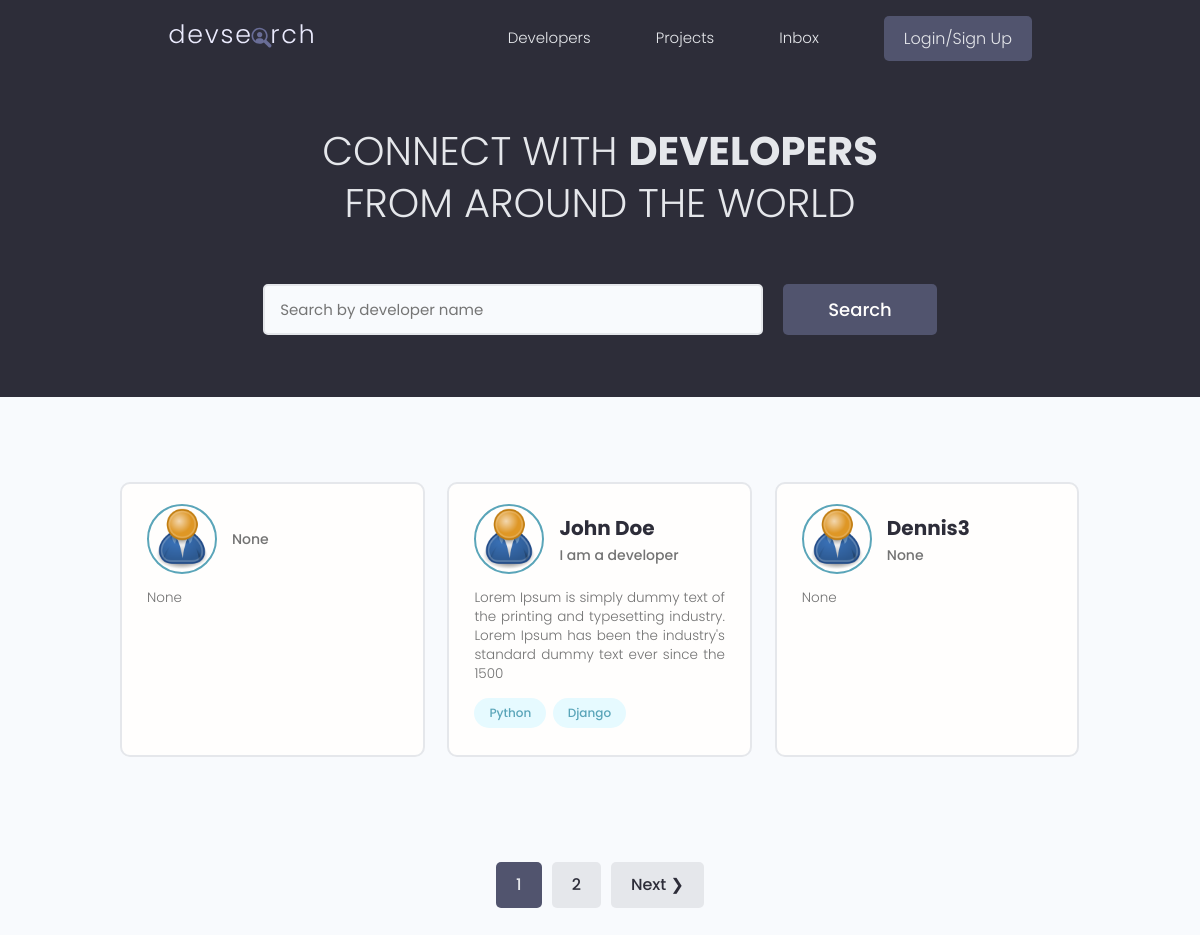
The app's page /, older data.
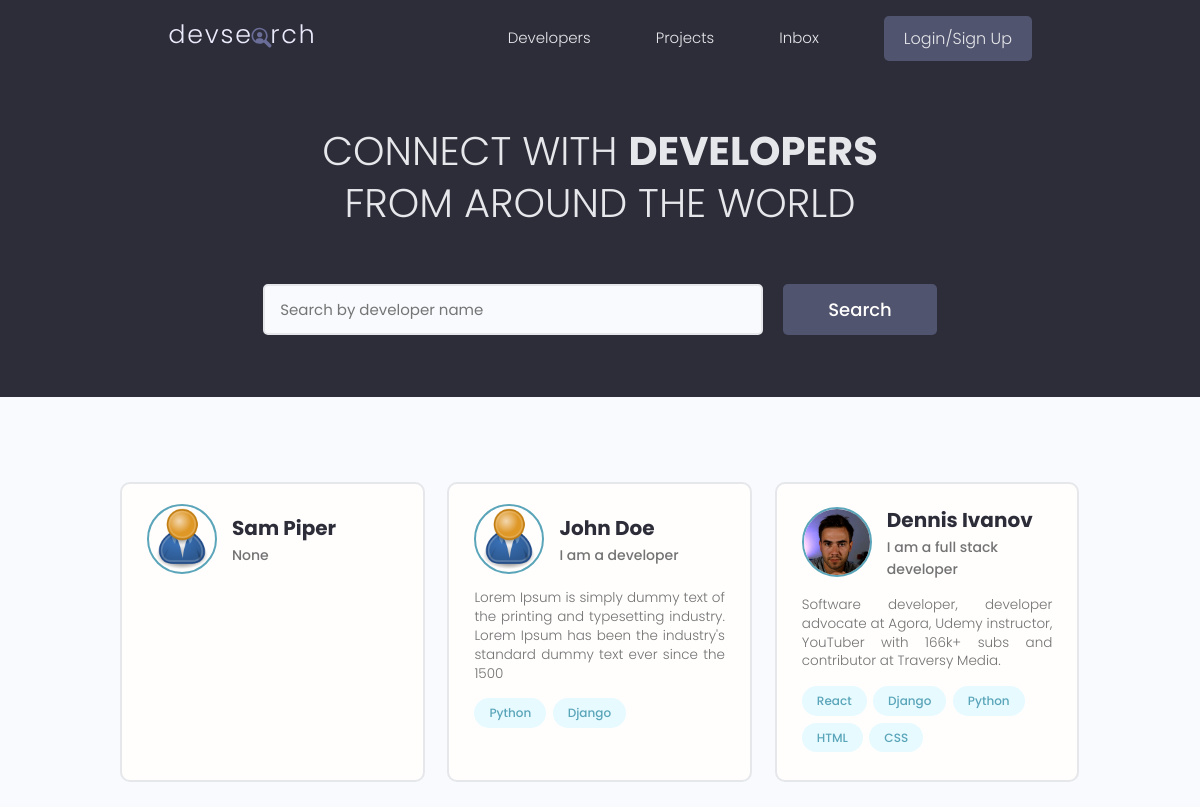
The same page, newer data.
### users/models.py (models this page shows, shortened)
class Profile(models.Model):
    user = models.OneToOneField(User, on_delete=models.CASCADE, null=True, blank=True)
    name = models.CharField(max_length=200, blank=True, null=True)
    email = models.EmailField(max_length=500, blank=True, null=True)
    username = models.CharField(max_length=200, blank=True, null=True)
    location = models.CharField(max_length=200, blank=True, null=True)
    short_intro = models.CharField(max_length=200, blank=True, null=True)
    bio = models.TextField(blank=True, null=True)
    profile_image = models.ImageField(null=True, blank=True, upload_to='profiles/', default="profiles/user-default.png") # upload it to the profiles folder under static
    social_github = models.CharField(max_length=200, blank=True, null=True)
    social_twitter = models.CharField(max_length=200, blank=True, null=True)
    social_linkedin = models.CharField(max_length=200, blank=True, null=True)
    social_youtube= models.CharField(max_length=200, blank=True, null=True)
    social_website = models.CharField(max_length=200, blank=True, null=True)
    created = models.DateTimeField(auto_now_add=True)
    id = models.UUIDField(default=uuid.uuid4, unique=True, primary_key=True, editable=False)

class Skill(models.Model):
    owner = models.ForeignKey(Profile, on_delete=models.CASCADE, null=True, blank=True)
    name = models.CharField(max_length=200, blank=True, null=True)
    description = models.TextField(null=True, blank=True)
    created = models.DateTimeField(auto_now_add=True)
    id = models.UUIDField(default=uuid.uuid4, unique=True, primary_key=True, editable=False)
    def __str__(self): #converts an object method to a string
        return str(self.name)

### users/views.py (the view)
# urls.py: path('',views.profiles, name="profiles"),
def profiles(request):
    profiles, search_query = searchProfiles(request)
    custom_range, profiles = paginateProfiles(request, profiles, 3)
    context = {'profiles': profiles, 'search_query': search_query, 'custom_range':custom_range}
    return render(request, 'users/profiles.html',context)

### users/utils.py (called while the page is built)
def searchProfiles(request):
    search_query = ''
    if request.GET.get('search_query'): #getting the Search value
        search_query = request.GET.get('search_query')
    skills = Skill.objects.filter(name__icontains= search_query)
    profiles = Profile.objects.distinct().filter(Q(name__icontains=search_query) | Q(short_intro__icontains=search_query) | Q(skill__in =skills)) #all profiles that contains search_query name or short intro
    return profiles , search_query

### users/templates/users/profiles.html (shortened to what this page needs)
{% extends 'main.html' %}
{% block content %}
<main class="home">
    <section class="hero-section text-center">
      <div class="container container--narrow">
        <div class="hero-section__box">
          <h2>CONNECT WITH <span>DEVELOPERS</span></h2>
          <h2>FROM AROUND THE WORLD</h2>
        </div>
        <div class="hero-section__search">
          <form id="searchForm" class="form" action="{% url 'profiles' %}" method="get">
            <div class="form__field">
              <input class="input input--text" id="formInput#search" type="text" name="search_query"
                value="{{search_query}}" placeholder="Search by developer name" />
            </div>
            <input class="btn btn--sub btn--lg" type="submit" value="Search" />
          </form>
        </div>
      </div>
    </section>
    <section class="devlist">
      <div class="container">
        <div class="grid grid--three">
          {%  for profile in profiles  %}
          <div class="column card">
            <div class="dev">
              <a href="{% url 'user-profile' profile.id %}" class="card__body">
                <div class="dev__profile">
                  <img class="avatar avatar--md" src="{{ profile.profile_image.url }}" alt="image" />
                  <div class="dev__meta">
                    <h3>{{profile.name}}</h3>
                    <h5>{{profile.short_intro|slice:"150"}}</h5>
                  </div>
                </div>
                <p class="dev__info">{{profile.bio|slice:"150"}}</p>
                <div class="dev__skills">
                  {% for skill in profile.skill_set.all|slice:"5" %}
                  <span class="tag tag--pill tag--main">
                    <small>{{skill}}</small>
                  </span>
                  {% endfor %}
                </div>
              </a>
            </div>
          </div>
          {% endfor %}
        </div>
      </div>
    </section>
    {% include 'pagination.html' with queryset=profiles custom_range=custom_range %}
  </main>
{% endblock content %}

Row changes from the older to the newer data that the page shows:
removed Profile: profile_image (placeholder picture), short_intro "None", bio "None"
removed Profile: profile_image (placeholder picture), name "Dennis3", short_intro "None", bio "None"
added Profile: profile_image (placeholder picture), name "Sam Piper", short_intro "None"
now on this page (row edited): Profile: profile_image (picture), name "Dennis Ivanov", short_intro "I am a full stack developer", bio "Software developer, developer advocate at Agora, Udemy instructor, YouTuber with 166k+ subs and contributor at Traversy Media."
now on this page (row unchanged): Skill: name "React", shown under "Dennis Ivanov"
now on this page (row unchanged): Skill: name "Django", shown under "Dennis Ivanov"
now on this page (row unchanged): Skill: name "Python", shown under "Dennis Ivanov"
now on this page (row unchanged): Skill: name "HTML", shown under "Dennis Ivanov"
now on this page (row unchanged): Skill: name "CSS", shown under "Dennis Ivanov"
Text that changed along with them:
list line gone: "1"
list line gone: "2"
text no longer shown: "Next ❯"
